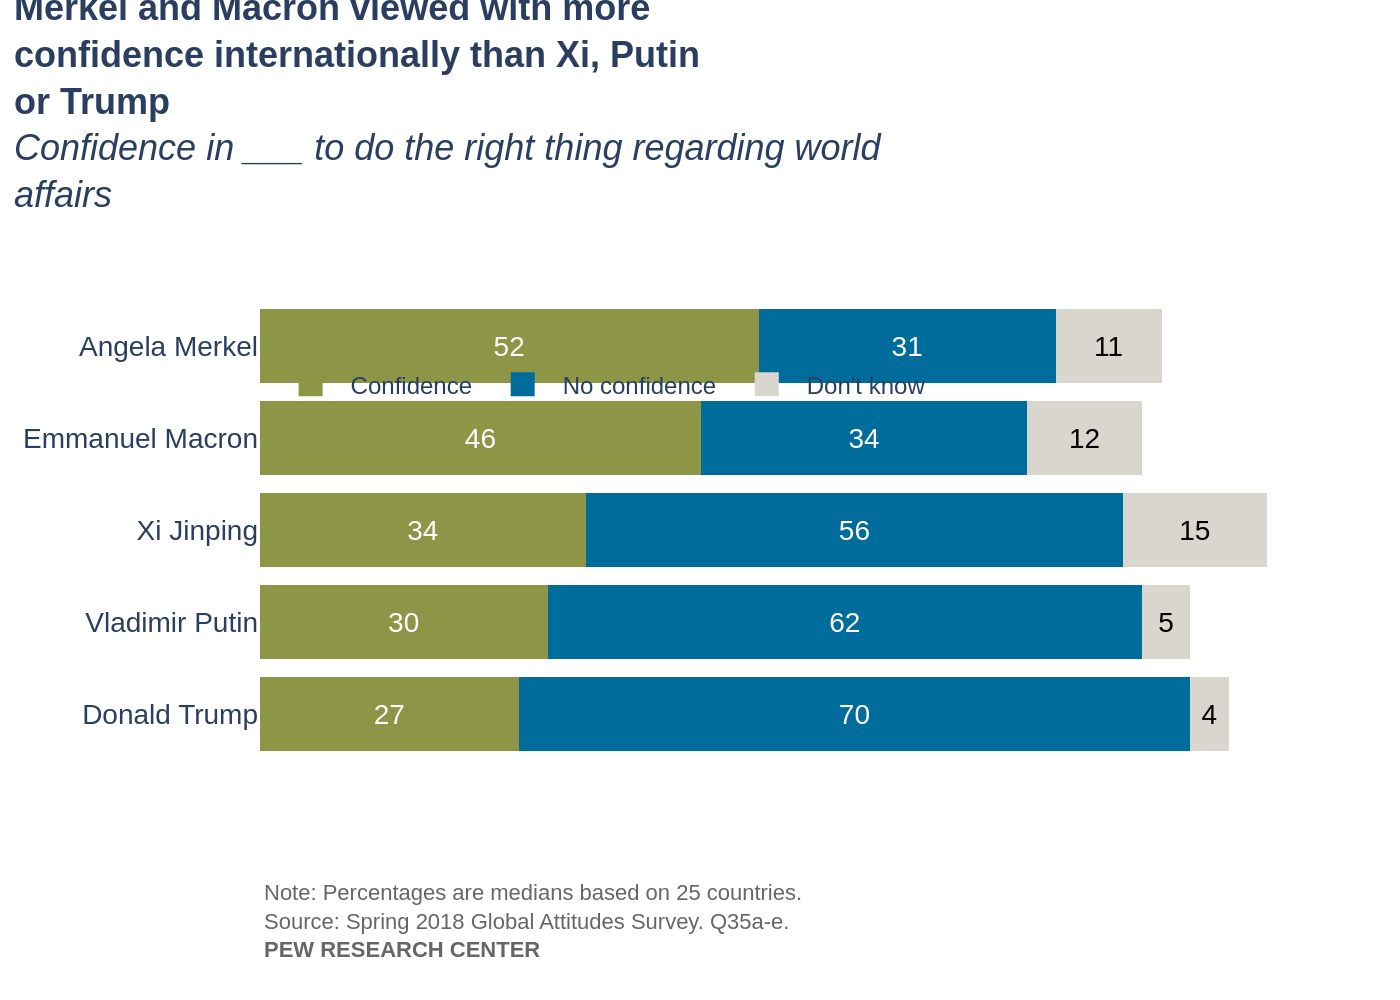

Here is the Python script that generated this plot:
import sys
import json
import plotly.graph_objects as go
from pathlib import Path

# Check for required command-line argument
if len(sys.argv) != 2:
    print(f"Usage: python {Path(__file__).name} <path_to_json_file>")
    sys.exit(1)

json_path = sys.argv[1]

# Read and parse the JSON file
try:
    with open(json_path, 'r', encoding='utf-8') as f:
        chart_info = json.load(f)
except FileNotFoundError:
    print(f"Error: JSON file not found at '{json_path}'")
    sys.exit(1)
except json.JSONDecodeError:
    print(f"Error: Could not decode JSON from '{json_path}'")
    sys.exit(1)

# Extract data and texts from the JSON object
chart_data = chart_info['chart_data']
texts = chart_info['texts']
colors = chart_info['colors']

# Prepare data for Plotly traces
y_categories = [d['category'] for d in chart_data]
num_series = len(texts['legend_labels'])

fig = go.Figure()

# Create and add a bar trace for each data series
for i in range(num_series):
    series_values = [d['values'][i] for d in chart_data]
    
    # The last color is light, requiring dark text; others are dark, requiring white text.
    text_font_color = 'black' if i == num_series - 1 else 'white'
    
    fig.add_trace(go.Bar(
        y=y_categories,
        x=series_values,
        name=texts['legend_labels'][i],
        orientation='h',
        marker=dict(color=colors[i], line=dict(width=0)),
        text=series_values,
        texttemplate='%{text}',
        textposition='inside',
        insidetextanchor='middle',
        textfont=dict(
            family="Arial",
            size=14,
            color=text_font_color
        )
    ))

# Combine title and subtitle for the main title text
title_text = f"{texts['title']}<br>{texts['subtitle']}"

# Update the figure layout
fig.update_layout(
    barmode='stack',
    title=dict(
        text=title_text,
        x=0.01,
        y=0.98,
        xanchor='left',
        yanchor='top',
        font=dict(family="Arial", size=18)
    ),
    xaxis=dict(
        showgrid=False,
        showline=False,
        showticklabels=False,
        zeroline=False
    ),
    yaxis=dict(
        showgrid=False,
        showline=False,
        showticklabels=True,
        zeroline=False,
        tickfont=dict(family="Arial", size=14)
    ),
    legend=dict(
        orientation='h',
        yanchor='top',
        y=0.88,
        xanchor='left',
        x=0.01,
        traceorder='normal',
        font=dict(family="Arial", size=12),
        bgcolor='rgba(0,0,0,0)'
    ),
    plot_bgcolor='white',
    paper_bgcolor='white',
    margin=dict(l=130, r=40, t=150, b=120),
    font=dict(family="Arial"),
    annotations=[
        dict(
            text=texts['source'],
            showarrow=False,
            xref='paper',
            yref='paper',
            x=0,
            y=-0.25,
            xanchor='left',
            yanchor='top',
            align='left',
            font=dict(family="Arial", size=11, color='#666666')
        )
    ]
)

# Generate the output PNG file
base_filename = Path(json_path).stem
output_filename = f"{base_filename}.png"
fig.write_image(output_filename, scale=2)

print(f"Chart saved to {output_filename}")
